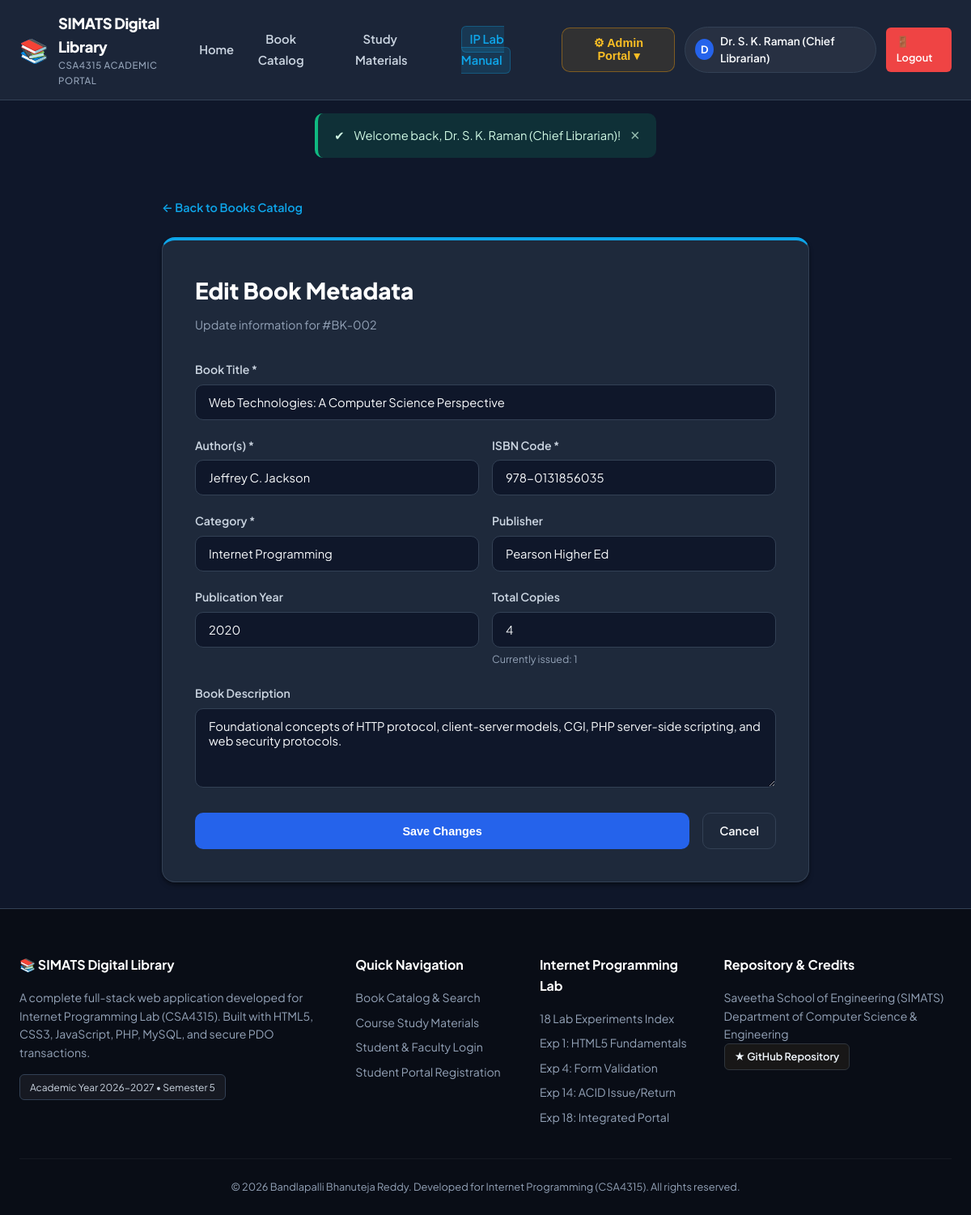
Screenshot of /admin/edit_book.php?id=2 (signed in) with the database file from the repository.
### tables this page shows
CREATE TABLE IF NOT EXISTS books (
    id INT AUTO_INCREMENT PRIMARY KEY,
    title VARCHAR(255) NOT NULL,
    author VARCHAR(255) NOT NULL,
    isbn VARCHAR(30) NOT NULL UNIQUE,
    category VARCHAR(100) NOT NULL,
    publisher VARCHAR(150) DEFAULT NULL,
    publication_year INT DEFAULT NULL,
    total_copies INT NOT NULL DEFAULT 1,
    available_copies INT NOT NULL DEFAULT 1,
    description TEXT DEFAULT NULL,
    cover_image VARCHAR(255) DEFAULT NULL,
    created_at TIMESTAMP DEFAULT CURRENT_TIMESTAMP,
    INDEX idx_book_category (category),
    INDEX idx_book_title (title),
    INDEX idx_book_author (author)
);

### admin/edit_book.php (the view, shortened to what this page needs)
<?php
$book_id = (int)($_GET['id'] ?? 0);
$pdo = get_db_connection();
$stmt = $pdo->prepare("SELECT * FROM books WHERE id = ?");
$stmt->execute([$book_id]);
$book = $stmt->fetch();
include_once __DIR__ . '/../includes/header.php';
?>
<div style="max-width: 800px; margin: 0 auto;">
    <div style="margin-bottom: 1.5rem;">
        <a href="<?php echo BASE_URL; ?>/admin/manage_books.php" style="color: var(--accent); text-decoration: none; font-size: 0.9rem; font-weight: 600;">
            &larr; Back to Books Catalog
        </a>
    </div>
    <div class="card" style="padding: 2.5rem; border-top: 4px solid var(--accent);">
        <h1 style="font-size: 1.75rem; font-weight: 800; color: #ffffff; margin-bottom: 0.5rem;">Edit Book Metadata</h1>
        <p style="color: var(--text-muted); font-size: 0.9rem; margin-bottom: 2rem;">Update information for #BK-<?php echo str_pad($book['id'], 3, '0', STR_PAD_LEFT); ?></p>
        <form action="<?php echo BASE_URL; ?>/admin/edit_book.php?id=<?php echo $book_id; ?>" method="POST" data-validate="true">
            <div class="form-group">
                <label class="form-label" for="title">Book Title *</label>
                <input type="text" id="title" name="title" class="form-control" value="<?php echo htmlspecialchars($book['title']); ?>" required>
            </div>
            <div class="form-row">
                <div class="form-group">
                    <label class="form-label" for="author">Author(s) *</label>
                    <input type="text" id="author" name="author" class="form-control" value="<?php echo htmlspecialchars($book['author']); ?>" required>
                </div>
                <div class="form-group">
                    <label class="form-label" for="isbn">ISBN Code *</label>
                    <input type="text" id="isbn" name="isbn" class="form-control" value="<?php echo htmlspecialchars($book['isbn']); ?>" required>
                </div>
            </div>
            <div class="form-row">
                <div class="form-group">
                    <label class="form-label" for="category">Category *</label>
                    <input type="text" id="category" name="category" class="form-control" value="<?php echo htmlspecialchars($book['category']); ?>" required>
                </div>
                <div class="form-group">
                    <label class="form-label" for="publisher">Publisher</label>
                    <input type="text" id="publisher" name="publisher" class="form-control" value="<?php echo htmlspecialchars($book['publisher'] ?? ''); ?>">
                </div>
            </div>
            <div class="form-row">
                <div class="form-group">
                    <label class="form-label" for="publication_year">Publication Year</label>
                    <input type="number" id="publication_year" name="publication_year" class="form-control" value="<?php echo htmlspecialchars($book['publication_year'] ?? ''); ?>">
                </div>
                <div class="form-group">
                    <label class="form-label" for="total_copies">Total Copies</label>
                    <input type="number" id="total_copies" name="total_copies" class="form-control" value="<?php echo htmlspecialchars($book['total_copies']); ?>" min="1" required>
                    <small style="color: var(--text-muted); font-size: 0.78rem;">Currently issued: <?php echo ($book['total_copies'] - $book['available_copies']); ?></small>
                </div>
            </div>
            <div class="form-group">
                <label class="form-label" for="description">Book Description</label>
                <textarea id="description" name="description" class="form-control" rows="4"><?php echo htmlspecialchars($book['description'] ?? ''); ?></textarea>
            </div>
            <div style="display: flex; gap: 1rem; margin-top: 1.5rem;">
                <button type="submit" class="btn btn-primary" style="flex: 1;">Save Changes</button>
                <a href="<?php echo BASE_URL; ?>/admin/manage_books.php" class="btn btn-outline">Cancel</a>
            </div>
        </form>
    </div>
</div>
<?php include_once __DIR__ . '/../includes/footer.php'; ?>

### assets/css/style.css (style rules this page uses)
:root { --primary: #2563eb; --primary-hover: #1d4ed8; --primary-light: #dbeafe; --primary-glow: rgba(37, 99, 235, 0.2); --accent: #0ea5e9; --accent-dark: #0284c7; --bg-dark: #0f172a; --bg-surface: #1e293b; --bg-card: #1e293b; --bg-card-hover: #334155; --bg-input: #0f172a; --border-color: #334155; --border-light: #475569; --text-primary: #f8fafc; --text-secondary: #cbd5e1; --text-muted: #94a3b8; --success: #10b981; --success-bg: rgba(16, 185, 129, 0.15); --warning: #f59e0b; --warning-bg: rgba(245, 158, 11, 0.15); --danger: #ef4444; --danger-bg: rgba(239, 68, 68, 0.15); --info: #38bdf8; --info-bg: rgba(56, 189, 248, 0.15); --radius-sm: 6px; --radius-md: 10px; --radius-lg: 16px; --radius-full: 9999px; --shadow-sm: 0 1px 2px rgba(0, 0, 0, 0.3); --shadow-md: 0 4px 6px -1px rgba(0, 0, 0, 0.4), 0 2px 4px -2px rgba(0, 0, 0, 0.3); --shadow-lg: 0 10px 15px -3px rgba(0, 0, 0, 0.5), 0 4px 6px -4px rgba(0, 0, 0, 0.4); --shadow-xl: 0 20px 25px -5px rgba(0, 0, 0, 0.6), 0 8px 10px -6px rgba(0, 0, 0, 0.5); --transition: all 0.2s cubic-bezier(0.4, 0, 0.2, 1); }
*, *::before, *::after { box-sizing: border-box; margin: 0; padding: 0; }
body { font-family: 'Plus Jakarta Sans', -apple-system, BlinkMacSystemFont, 'Segoe UI', Roboto, sans-serif; background-color: var(--bg-dark); color: var(--text-primary); line-height: 1.6; min-height: 100vh; display: flex; flex-direction: column; }
.btn { display: inline-flex; align-items: center; justify-content: center; gap: 0.5rem; padding: 0.65rem 1.25rem; font-size: 0.9rem; font-weight: 600; border-radius: var(--radius-md); border: 1px solid transparent; cursor: pointer; text-decoration: none; transition: var(--transition); }
.btn-primary { background: var(--primary); color: #ffffff; }
.btn-outline { background: transparent; border-color: var(--border-color); color: var(--text-primary); }
.card { background: var(--bg-card); border: 1px solid var(--border-color); border-radius: var(--radius-lg); padding: 1.75rem; box-shadow: var(--shadow-md); transition: var(--transition); }
.form-group { margin-bottom: 1.25rem; }
.form-label { display: block; font-size: 0.88rem; font-weight: 600; margin-bottom: 0.45rem; color: var(--text-secondary); }
.form-control { width: 100%; padding: 0.75rem 1rem; background: var(--bg-input); border: 1px solid var(--border-color); border-radius: var(--radius-md); color: var(--text-primary); font-size: 0.92rem; font-family: inherit; transition: var(--transition); }
.form-row { display: flex; gap: 1rem; }
.form-row .form-group { flex: 1; }

### rows the page displays
books: id "002", title "Web Technologies: A Computer Science Perspective", author "Jeffrey C. Jackson", isbn "978-0131856035", category "Internet Programming", publisher "Pearson Higher Ed", publication_year "2020", total_copies "4", $book['total_copies'] - $book['available_copies'] "1", description "Foundational concepts of HTTP protocol, client-server models, CGI, PHP server-side scripting, and web security protocols."

### other values shown
APP_NAME "SIMATS Digital Library"
substr($user['name'], 0, 1) "D"
$user['name'] "Dr. S. K. Raman (Chief Librarian)"
$flash['message'] "Welcome back, Dr. S. K. Raman (Chief Librarian)!"
